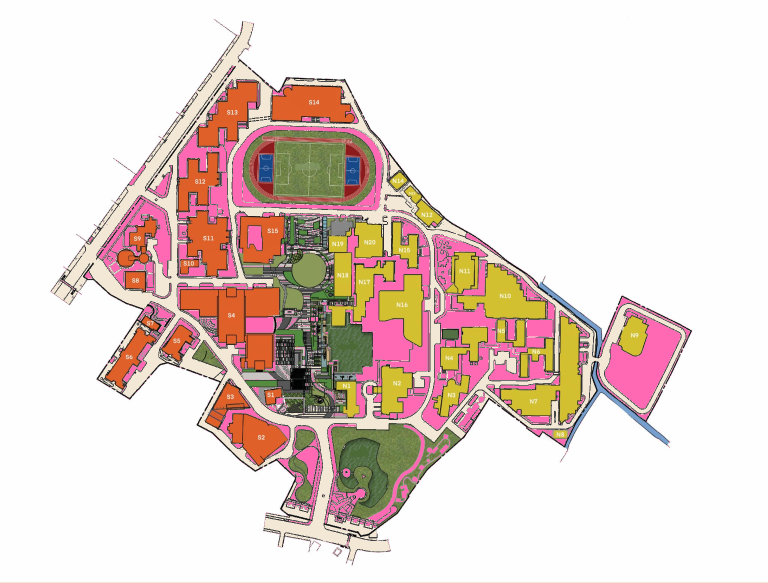
#> input picture images/filtered_kmutt.png, 1536 x 1165 px, found by its file name (shown at 1/2 size)
$ python 'rrt*_part3.py'
#> lines starting #> are read from the running program, lines starting #| are printed output that depends on the picture; after the words box and inside, x2 and y2 are one past the last pixel; in counts of white or black regions, pixels touching at a corner belong together
import random
import numpy as np
import cv2
import math
import time
from PIL import Image
import matplotlib.pyplot as plt
from matplotlib.widgets import CheckButtons, Button

# =====================================================================
def get_pixel_type(color):
    b, g, r = int(color[0]), int(color[1]), int(color[2])
    # 0: BEIGE (ภายนอก/สีขาว)
    if abs(b - 213) < 15 and abs(g - 232) < 15 and abs(r - 242) < 15:
        return 0
    # 1: PINK (ลานสีชมพู)
    if abs(b - 180) < 20 and abs(g - 105) < 20 and abs(r - 255) < 20:
        return 1
    # 2: BUILDING (ตึกส้มและเหลือง)
    if abs(b - 43) < 20 and abs(g - 95) < 20 and abs(r - 226) < 20: # ส้ม
        return 2
    if abs(b - 49) < 20 and abs(g - 193) < 20 and abs(r - 211) < 20: # เหลือง
        return 2
    # 3: WALL (สิ่งกีดขวาง/กำแพง)
    return 3
# =====================================================================

class Node:
    # [5 lines left out: function __init__, not called in this run]

    def Dist(self, others):
        return np.linalg.norm([self.x - others.x, self.y - others.y], 2)

class Tree:
    # [18 lines left out: functions __init__, AddNodes, SetRoot, not called in this run]

    def AddParent(self, child, parent, edge_cost):
        self.parents[child] = (parent, edge_cost)

class MapDisplay:
    def __init__(self, bg_img, type_map):
        self.type_map = type_map
        self.bg_img = bg_img
        self.door_mask = np.zeros_like(type_map, dtype=bool)
        self.doors = []

        self.fig = plt.figure(figsize=(12, 8))
        self.ax = self.fig.add_axes([0.2, 0.05, 0.75, 0.85])
        self.ax.set_aspect('equal')
        self.ax.axis('off')
        self.ax.imshow(bg_img)

        self.ax_check = self.fig.add_axes([0.02, 0.8, 0.15, 0.1])
        self.check = CheckButtons(self.ax_check, ['Use GVD Cost'], [False])
        self.use_gvd = False

        def on_check_clicked(label):
            self.use_gvd = not self.use_gvd
        self.check.on_clicked(on_check_clicked)

        # ✨ เพิ่มตัวแปรควบคุมการรัน
        self.run_flag = False

        # ✨ 0. ปุ่ม Run Planning
        self.ax_btn_run = self.fig.add_axes([0.02, 0.72, 0.15, 0.06])
        self.btn_run = Button(self.ax_btn_run, 'Run Planning', color='lightgreen', hovercolor='lime')

        # [8 lines left out: function on_run_clicked, not called in this run]
        self.btn_run.on_clicked(on_run_clicked)

        # ✨ 1. ปุ่ม Clear Start/Goal
        self.ax_btn_sg = self.fig.add_axes([0.02, 0.62, 0.15, 0.06])
        self.btn_clear_sg = Button(self.ax_btn_sg, 'Clear Start/Goal', color='lightcoral', hovercolor='red')
        self.should_reset = False

        # [18 lines left out: function on_clear_sg_clicked, not called in this run]

        self.btn_clear_sg.on_clicked(on_clear_sg_clicked)

        # ✨ 2. ปุ่ม Clear Path
        self.ax_btn_path = self.fig.add_axes([0.02, 0.52, 0.15, 0.06])
        self.btn_clear_path = Button(self.ax_btn_path, 'Clear Path', color='khaki', hovercolor='gold')

        # [20 lines left out: function on_clear_path_clicked, not called in this run]

        self.btn_clear_path.on_clicked(on_clear_path_clicked)

        # ✨ 3. ปุ่ม Clear Doors
        self.ax_btn_door = self.fig.add_axes([0.02, 0.42, 0.15, 0.06])
        self.btn_clear_door = Button(self.ax_btn_door, 'Clear Doors', color='lightblue', hovercolor='cyan')

        # [16 lines left out: function on_clear_doors_clicked, not called in this run]

        self.btn_clear_door.on_clicked(on_clear_doors_clicked)

        self.start_pt = (925, 486)
        self.goal_pt = (370, 588)

        self.ax.plot(self.start_pt[0], self.start_pt[1], 'go', markersize=8, zorder=5)
        print(f"set start at {self.start_pt}")

        self.ax.plot(self.goal_pt[0], self.goal_pt[1], 'ro', markersize=8, zorder=5)
        print(f"set goal at {self.goal_pt}")

        preset_doors = [(873, 577), (753, 600)]
        door_radius = 12
        for dx, dy in preset_doors:
            cv2.circle(self.door_mask.view(np.uint8), (dx, dy), door_radius, 1, -1)
            self.doors.append((dx, dy))
            self.ax.plot(dx, dy, 'co', markersize=8, zorder=4)
            print(f"set door at ({dx}, {dy})")

        self.ax.set_title("Points selected! Click 'Run Planning' to start.")
        self.cid = self.fig.canvas.mpl_connect('button_press_event', self.onclick)

    # [31 lines left out: function onclick, not called in this run]

    def DrawNewEdge(self, parent_node, child_node):
        self.ax.plot([parent_node.x, child_node.x], [parent_node.y, child_node.y], 'y-', linewidth=0.5, alpha=0.5)
        self.ax.plot(child_node.x, child_node.y, 'mo', markersize=1)

    # [87 lines left out: functions CalculateAndDrawPath, GetEdgeCost, CollisionFree, not called in this run]

def CreateMapFromImage(image_path, scale_percent=75):
#> called with scale_percent = 75
    img = cv2.imread(image_path)
#> img is the input picture: shape (1165, 1536, 3); mean B, G, R 208.6, 214.7, 230.4
    if img is None: return None, None, None
    width = int(img.shape[1] * scale_percent / 100)
#> width = 1152
    height = int(img.shape[0] * scale_percent / 100)
#> height = 873
    img = cv2.resize(img, (width, height))
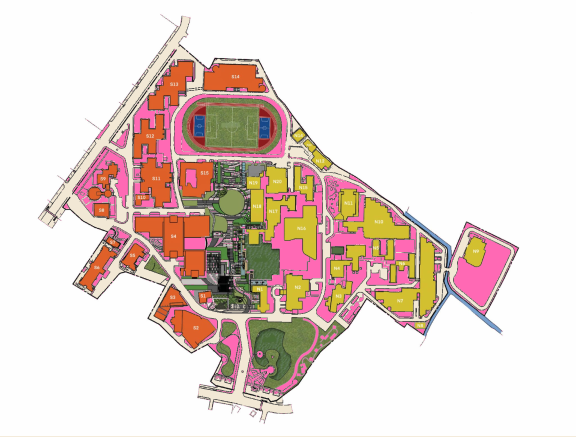
#> img: shape (873, 1152, 3) (shown at 1/2 size); mean B, G, R 208.6, 214.6, 230.4
    img_rgb = cv2.cvtColor(img, cv2.COLOR_BGR2RGB)

    type_map = np.zeros((height, width), dtype=np.uint8)
    for y in range(height):
        for x in range(width):
            type_map[y, x] = get_pixel_type(img[y, x])
#> this loop made 873 passes
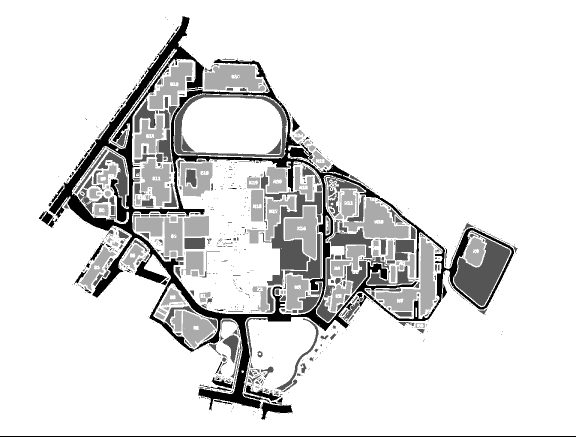
#> type_map: shape (873, 1152) (shown at 1/2 size); min 0, max 3, mean 2.64; drawn with min black and max white

    # ✨ นิยามพื้นที่วิ่งได้ใหม่: วิ่งได้เฉพาะ BEIGE(0) และ BUILDING(2) เท่านั้น
    free_space = np.uint8((type_map == 0) | (type_map == 2)) * 255
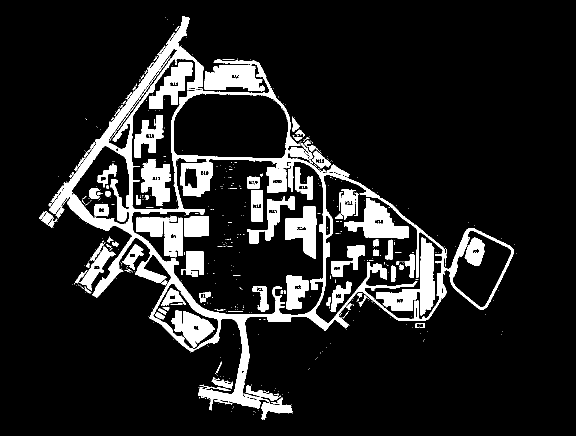
#> free_space: shape (873, 1152) (shown at 1/2 size); 12.6% white; 608 white regions (492 under 20 px), largest, box (x1, y1, x2, y2) and area: (98, 32, 1028, 821) 51949, (752, 475, 870, 631) 6058, (688, 396, 818, 477) 4768
    dist_map = cv2.distanceTransform(free_space, cv2.DIST_L2, 5)
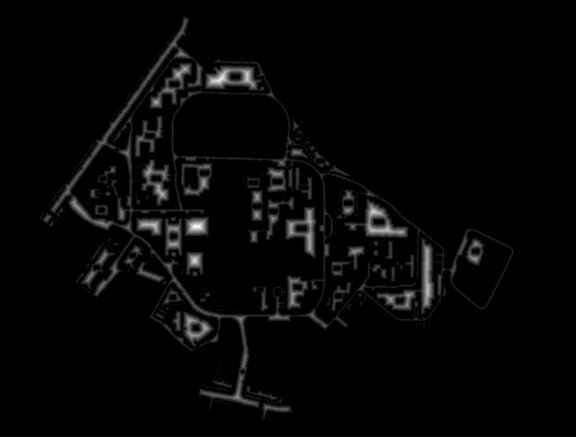
#> dist_map: shape (873, 1152) float32 (shown at 1/2 size); min 0, max 20, mean 0.488; drawn with min black and max white
    cv2.normalize(dist_map, dist_map, 0, 1.0, cv2.NORM_MINMAX)
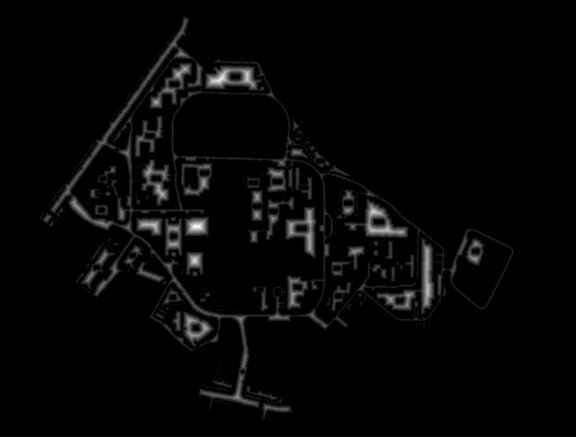
#> dist_map: shape (873, 1152) float32 (shown at 1/2 size); 12.62% of pixels changed, all inside (x1, y1, x2, y2) = (0, 32, 1152, 873)

    return type_map, img_rgb, dist_map

def GenRandomPos(max_x, max_y, goal_pt):
    if random.random() < 0.10: return goal_pt
    return (random.randint(0, max_x - 1), random.randint(0, max_y - 1))

# [18 lines left out: functions FindNearest, Steer, not called in this run]

def RRT_Star(type_map, img_rgb, dist_map):
    h, w = type_map.shape
    dis = MapDisplay(img_rgb, type_map)
#> after the loop in __init__, `for dx, dy in preset_doors:`:
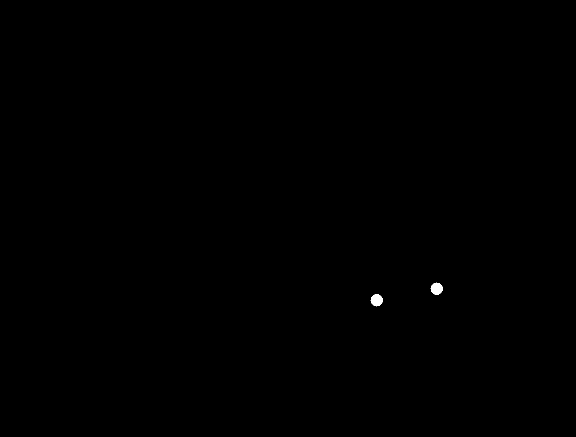
#> self.door_mask: shape (873, 1152) bool (shown at 1/2 size); 0.09% white; 2 white regions, box (x1, y1, x2, y2) and area: (861, 565, 886, 590) 441, (741, 588, 766, 613) 441

    plt.ion()
    plt.show()
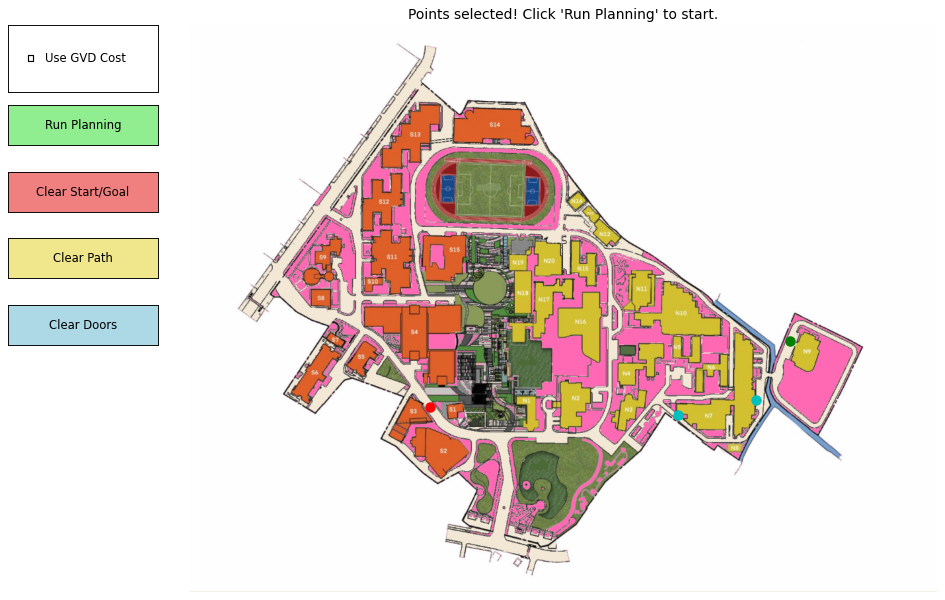
#> figure drawn by matplotlib, 2 panels

    run_counter = 0

    # ✨ เพิ่มการตั้งค่า Seed เป็น 1 ตรงนี้


    while plt.fignum_exists(dis.fig.number):
        dis.should_reset = False
        dis.run_flag = False # ✨ รีเซ็ตค่าการรัน
        seed = 1
        random.seed(seed)
        np.random.seed(seed)
        # ✨ วนลูปรอให้ผู้ใช้กดปุ่ม Run Planning
        while not dis.run_flag:
            plt.pause(0.1)
            if not plt.fignum_exists(dis.fig.number): return
            if dis.should_reset: break

        if dis.should_reset: continue

        run_counter += 1
        dis.fig.canvas.mpl_disconnect(dis.cid)
        xi, xg = dis.start_pt, dis.goal_pt

        T = Tree()
        T.SetRoot(xi[0], xi[1])
        goal_node = None

        print(f"\n🚀 RRT* is running (Run #{run_counter})...")
        start_time = time.time()
        SEARCH_RADIUS = 20.0

        for i in range(250000000):
            if dis.should_reset:
                print("\n🛑 Calculation stopped / Path Cleared.")
                break

            pos_rand = GenRandomPos(w, h, xg)
            z_rand = Node(-1, pos_rand[0], pos_rand[1])
            z_nearest = FindNearest(T, z_rand)
            z_new = Steer(z_nearest, z_rand)

            if CollisionFree(type_map, dis.door_mask, z_nearest, z_new):
                near_nodes = []
                for n in T.nodes:
                    if n.Dist(z_new) <= SEARCH_RADIUS and CollisionFree(type_map, dis.door_mask, n, z_new):
                        near_nodes.append(n)

                min_cost = z_nearest.cost + GetEdgeCost(z_nearest, z_new, type_map, dis.door_mask, dist_map, dis.use_gvd)
                best_parent = z_nearest

                for near_node in near_nodes:
                    cost = near_node.cost + GetEdgeCost(near_node, z_new, type_map, dis.door_mask, dist_map, dis.use_gvd)
                    if cost < min_cost:
                        min_cost = cost
                        best_parent = near_node

                new_node = T.AddNodes(z_new.x, z_new.y, cost=min_cost)
                T.AddParent(new_node.index, best_parent.index, GetEdgeCost(best_parent, new_node, type_map, dis.door_mask, dist_map, dis.use_gvd))

                for near_node in near_nodes:
                    rewired_cost = new_node.cost + GetEdgeCost(new_node, near_node, type_map, dis.door_mask, dist_map, dis.use_gvd)
                    if rewired_cost < near_node.cost:
                        near_node.cost = rewired_cost
                        T.AddParent(near_node.index, new_node.index, GetEdgeCost(new_node, near_node, type_map, dis.door_mask, dist_map, dis.use_gvd))

                if i % 1 == 0:
                    dis.DrawNewEdge(best_parent, new_node)
                    plt.pause(0.001)
                print(f"\rNodes generated: {len(T.nodes)}", end="")
                if new_node.Dist(Node(-1, xg[0], xg[1])) <= 10:
                    if CollisionFree(type_map, dis.door_mask, new_node, Node(-1, xg[0], xg[1])):
                        final_cost = new_node.cost + GetEdgeCost(new_node, Node(-1, xg[0], xg[1]), type_map, dis.door_mask, dist_map, dis.use_gvd)
                        final_node = T.AddNodes(xg[0], xg[1], cost=final_cost)
                        T.AddParent(final_node.index, new_node.index, GetEdgeCost(new_node, final_node, type_map, dis.door_mask, dist_map, dis.use_gvd))
                        dis.DrawNewEdge(new_node, final_node)
                        goal_node = final_node
                        break

        print()

        if dis.should_reset: continue

        end_time = time.time()
        time_elapsed = end_time - start_time

        if goal_node is not None:
            # path_cost ตรงนี้คือระยะทางเพียวๆ (Distance)
            path_cost, path_coords = dis.CalculateAndDrawPath(T, goal_node.index, time_elapsed)

            # ✨ ดึงค่า Cost จริงๆ ที่สะสมมาจากตัวอัลกอริทึม
            actual_total_cost = goal_node.cost

            try:
                log_file = "/home/isaac/fra532-lab3-planning-por-wa/data/datapart3/rrt*.txt"
                with open(log_file, "a", encoding="utf-8") as f:
                    f.write(f"=== RRT* Run Result #{run_counter} ({time.strftime('%Y-%m-%d %H:%M:%S')}) ===\n")
                    f.write(f"- Time Taken: {time_elapsed:.4f} seconds\n")
                    f.write(f"- Iterations: {i+1}\n")
                    f.write(f"- Total Nodes Generated: {len(T.nodes)}\n")

                    # ✨ เพิ่มบรรทัดนี้ลงไปเพื่อโชว์ Cost
                    f.write(f"- Total Cost: {actual_total_cost:.2f}\n")

                    f.write(f"- Distance (Pixels): {path_cost:.2f} px\n")
                    f.write(f"- GVD Cost Used: {'Yes' if dis.use_gvd else 'No'}\n")
                    f.write(f"- Start: {dis.start_pt}, Goal: {dis.goal_pt}\n")
                    f.write(f"- Path Points ({len(path_coords)} points):\n  {path_coords}\n")
                    f.write(f"=========================================\n\n")
                print(f"📝 Successfully saved results to {log_file}")
            except Exception as e:
                print(f"❌ Failed to write to log: {e}")

        else:
            dis.ax.set_title("Path not found! Limit Reached.")

        print("\nรอผู้ใช้กด 'Clear Path' หรือ 'Clear Start/Goal' เพื่อเริ่มใหม่...")
        while not dis.should_reset:
            plt.pause(0.1)
            if not plt.fignum_exists(dis.fig.number): return
#> this loop made 0 passes

if __name__ == "__main__":
    img_path = r"/home/isaac/fra532-lab3-planning-por-wa/images/filtered_kmutt.png"
    type_map, img_rgb, dist_map = CreateMapFromImage(img_path, scale_percent=75)

    if type_map is not None:
        RRT_Star(type_map, img_rgb, dist_map)
